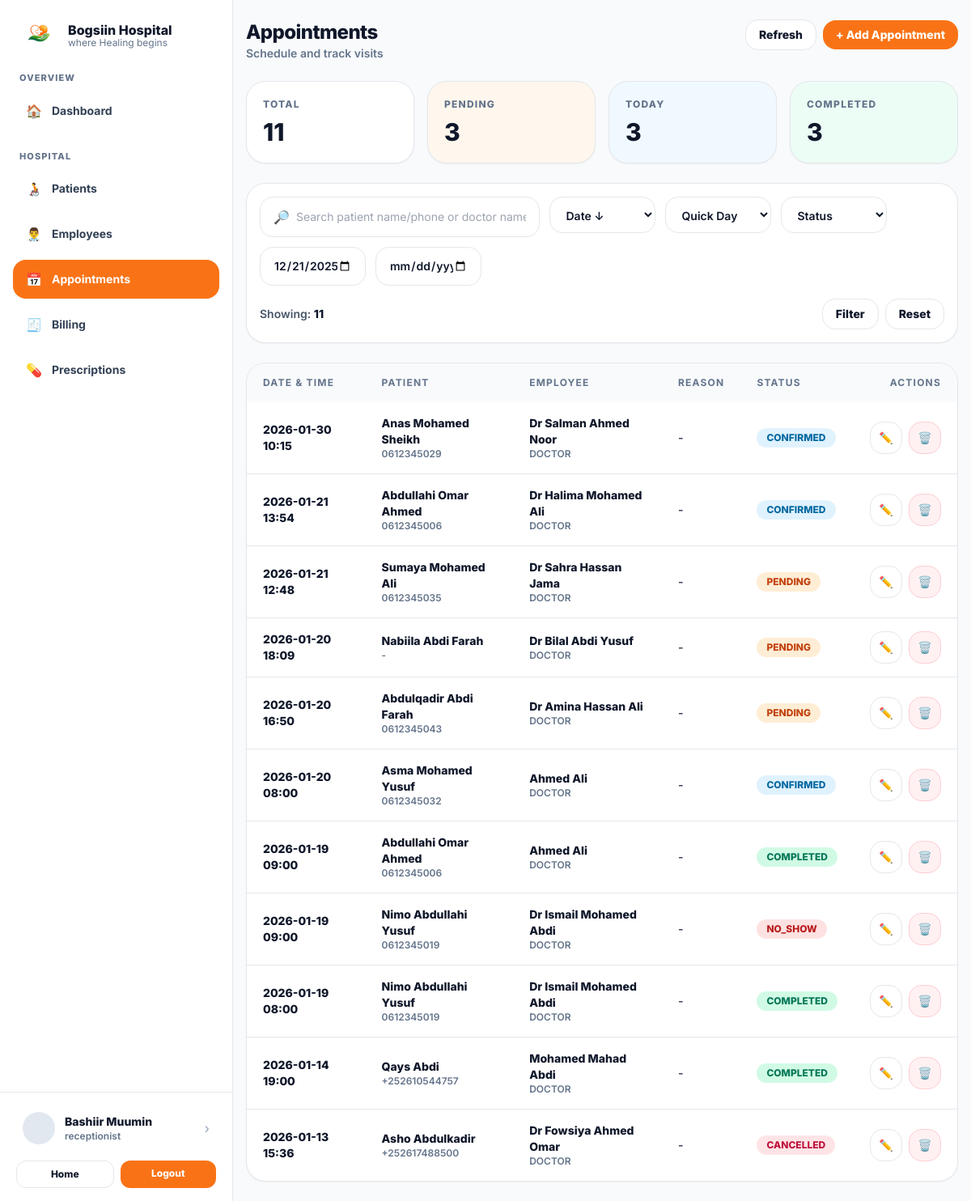
Screenshot of /appointments/view.php (signed in) with the database file from the repository.
### tables this page shows
CREATE TABLE `appointments` (
  `id` int(11) NOT NULL,
  `patient_id` int(11) NOT NULL,
  `employee_id` int(11) NOT NULL,
  `appointment_datetime` datetime NOT NULL,
  `reason` varchar(255) DEFAULT NULL,
  `status` enum('PENDING','CONFIRMED','COMPLETED','CANCELLED','NO_SHOW') NOT NULL DEFAULT 'PENDING',
  `created_at` timestamp NOT NULL DEFAULT current_timestamp()
);

CREATE TABLE `patients` (
  `id` int(11) NOT NULL,
  `patient_code` varchar(30) DEFAULT NULL,
  `full_name` varchar(120) NOT NULL,
  `gender` enum('Male','Female') NOT NULL,
  `date_of_birth` date DEFAULT NULL,
  `phone` varchar(30) DEFAULT NULL,
  `address` text DEFAULT NULL,
  `emergency_contact_name` varchar(120) DEFAULT NULL,
  `emergency_contact_phone` varchar(30) DEFAULT NULL,
  `created_at` timestamp NOT NULL DEFAULT current_timestamp()
);

CREATE TABLE `employees` (
  `id` int(11) NOT NULL,
  `user_id` int(11) DEFAULT NULL,
  `emp_code` varchar(30) DEFAULT NULL,
  `full_name` varchar(120) NOT NULL,
  `gender` enum('Male','Female') DEFAULT NULL,
  `phone` varchar(30) DEFAULT NULL,
  `email` varchar(160) DEFAULT NULL,
  `job_title` enum('DOCTOR','NURSE','ADMINISTRATOR','LAB','PHARMACIST','RECEPTIONIST') NOT NULL,
  `department` varchar(120) DEFAULT NULL,
  `specialization` varchar(120) DEFAULT NULL,
  `hire_date` date DEFAULT current_timestamp(),
  `status` enum('ACTIVE','INACTIVE') NOT NULL DEFAULT 'ACTIVE',
  `created_at` timestamp NOT NULL DEFAULT current_timestamp()
);

### appointments/view.php (the view, shortened to what this page needs)
<?php
require_once __DIR__ . "/../includes/db.php";
function h($s){ return htmlspecialchars((string)$s, ENT_QUOTES, 'UTF-8'); }
$q = trim($_GET["q"] ?? "");
$from = trim($_GET["from"] ?? "");
$to = trim($_GET["to"] ?? "");
$sort = trim($_GET["sort"] ?? "");
if ($from === "" && $to === "") {
    $end = new DateTime();
    $start = (clone $end)->modify('-30 days');
    $from = $start->format('Y-m-d');
    $to = "";
}
$where = [];
$params = [];
if ($from !== "") {
  $where[] = "a.appointment_datetime >= :fromdt";
  $params[":fromdt"] = $from . " 00:00:00";
}
$whereSql = $where ? ("WHERE " . implode(" AND ", $where)) : "";
$orderSql = 'ORDER BY a.appointment_datetime DESC';
$totalAppt = (int)$pdo->query("SELECT COUNT(*) FROM appointments")->fetchColumn();
$pendingAppt = (int)$pdo->query("SELECT COUNT(*) FROM appointments WHERE status='PENDING'")->fetchColumn();
$todayAppt = (int)$pdo->query("SELECT COUNT(*) FROM appointments WHERE DATE(appointment_datetime)=CURDATE()")->fetchColumn();
$completedAppt = (int)$pdo->query("SELECT COUNT(*) FROM appointments WHERE status='COMPLETED'")->fetchColumn();
$sql = "
  SELECT
    a.*,
    p.full_name AS patient_name, p.patient_code, p.phone AS patient_phone,
    e.full_name AS employee_name, e.emp_code, e.job_title, e.phone AS employee_phone
  FROM appointments a
  JOIN patients p ON p.id = a.patient_id
  JOIN employees e ON e.id = a.employee_id
  $whereSql
  $orderSql
  LIMIT 300
";
$stmt = $pdo->prepare($sql);
$placeholders = [];
if (preg_match_all('/(:[a-zA-Z0-9_]+)/', $sql, $m)) {
  $placeholders = array_values(array_unique($m[1]));
}
foreach ($placeholders as $ph) {
  if (array_key_exists($ph, $params)) {
    $stmt->bindValue($ph, $params[$ph]);
    continue;
  }
}
$stmt->execute();
$rows = $stmt->fetchAll() ?: [];
include_once __DIR__ . "/../includes/header.php";
?>
 <div class="min-h-screen bg-slate-50 md:pl-72">
<div class="md:flex min-h-screen">
  <?php include __DIR__ . "/../includes/sidebar.php"; ?>
  <div class="flex-1">
    <div class="mx-auto max-w-6xl px-4 py-6">
      <div class="flex flex-col gap-4 md:flex-row md:items-start md:justify-between">
        <div>
          <div class="text-2xl font-extrabold tracking-tight">Appointments</div>
          <div class="text-sm font-semibold text-slate-500">Schedule and track visits</div>
        </div>
        <div class="flex items-center gap-2">
          <a href="/hospital/appointments/view.php"
             class="rounded-2xl border bg-white px-4 py-2 text-sm font-extrabold hover:bg-slate-50">
            Refresh
          </a>
          <button id="openAddModal"
                  class="rounded-2xl bg-orange-500 px-4 py-2 text-sm font-extrabold text-white hover:bg-orange-600">
            + Add Appointment
          </button>
        </div>
      </div>
      <section class="mt-6 grid gap-4 md:grid-cols-4">
        <div class="rounded-3xl border bg-white p-5 shadow-sm">
          <div class="text-xs font-extrabold tracking-widest text-slate-500">TOTAL</div>
          <div class="mt-2 text-3xl font-extrabold"><?php echo $totalAppt; ?></div>
        </div>
        <div class="rounded-3xl border bg-orange-50 p-5 shadow-sm">
          <div class="text-xs font-extrabold tracking-widest text-slate-500">PENDING</div>
          <div class="mt-2 text-3xl font-extrabold"><?php echo $pendingAppt; ?></div>
        </div>
        <div class="rounded-3xl border bg-sky-50 p-5 shadow-sm">
          <div class="text-xs font-extrabold tracking-widest text-slate-500">TODAY</div>
          <div class="mt-2 text-3xl font-extrabold"><?php echo $todayAppt; ?></div>
        </div>
        <div class="rounded-3xl border bg-emerald-50 p-5 shadow-sm">
          <div class="text-xs font-extrabold tracking-widest text-slate-500">COMPLETED</div>
          <div class="mt-2 text-3xl font-extrabold"><?php echo $completedAppt; ?></div>
        </div>
      </section>
      <section class="mt-6 rounded-3xl border bg-white p-4 shadow-sm">
        <form class="grid gap-3 lg:grid-cols-12" method="GET">
          <div class="lg:col-span-5">
            <div class="flex items-center gap-2 rounded-2xl border bg-white px-4 py-3">
              <span class="text-slate-400">🔎</span>
              <input name="q" value="<?php echo h($q); ?>"
                     class="w-full bg-transparent text-sm outline-none"
                   placeholder="Search patient name/phone or doctor name… (multi-word supported)" />
            </div>
          </div>
            <div class="lg:col-span-2">
              <select name="sort" class="w-full rounded-2xl border bg-white px-4 py-3 text-sm font-semibold outline-none">
                <option value="date_desc" <?php echo $sort==='date_desc' || $sort===''?"selected":""; ?>>Date ↓</option>
              </select>
            </div>
<div class="lg:col-span-2">
  <select name="day" class="w-full rounded-2xl border bg-white px-4 py-3 text-sm font-semibold outline-none">
    <option value="">Quick Day</option>
  </select>
</div>
          <div class="lg:col-span-2">
            <select name="st" class="w-full rounded-2xl border bg-white px-4 py-3 text-sm font-semibold outline-none">
              <option value="">Status</option>
            </select>
          </div>
          <div class="lg:col-span-2">
            <input type="date" name="from" value="<?php echo h($from); ?>"
              class="w-full rounded-2xl border bg-white px-4 py-3 text-sm font-semibold outline-none"
              title="From date">
          </div>
          <div class="lg:col-span-2">
            <input type="date" name="to" value="<?php echo h($to); ?>"
              class="w-full rounded-2xl border bg-white px-4 py-3 text-sm font-semibold outline-none"
              title="To date">
          </div>
          <div class="lg:col-span-12 flex items-center justify-between pt-1 text-sm">
            <div class="font-semibold text-slate-600">
              Showing: <span class="font-extrabold text-slate-900"><?php echo count($rows); ?></span>
            </div>
            <div class="flex gap-2">
              <button class="rounded-2xl border bg-white px-4 py-2 text-sm font-extrabold hover:bg-slate-50" type="submit">
                Filter
              </button>
              <a href="/hospital/appointments/view.php" class="rounded-2xl border bg-white px-4 py-2 text-sm font-extrabold hover:bg-slate-50">
                Reset
              </a>
            </div>
          </div>
        </form>
      </section>
      <section class="mt-6 rounded-3xl border bg-white shadow-sm overflow-hidden">
        <div class="overflow-x-auto">
          <table class="w-full text-left text-sm">
            <thead class="bg-slate-50 text-xs font-extrabold tracking-widest text-slate-500">
              <tr>
                <th class="px-5 py-4">DATE & TIME</th>
                <th class="px-5 py-4">PATIENT</th>
                <th class="px-5 py-4">EMPLOYEE</th>
                <th class="px-5 py-4">REASON</th>
                <th class="px-5 py-4">STATUS</th>
                <th class="px-5 py-4 text-right">ACTIONS</th>
              </tr>
            </thead>
            <tbody class="divide-y">
              <?php if (!$rows): ?>
                <tr>
                  <td colspan="6" class="px-5 py-10 text-center text-slate-500 font-semibold">
                    No appointments found.
                  </td>
                </tr>
              <?php else: ?>
                <?php foreach ($rows as $r): ?>
                  <?php
                    $payload = base64_encode(json_encode($r));
                    $badge = match($r["status"]) {
                      "PENDING" => "bg-orange-100 text-orange-700",
                      "CONFIRMED" => "bg-sky-100 text-sky-700",
                      "COMPLETED" => "bg-emerald-100 text-emerald-700",
                      "CANCELLED" => "bg-rose-100 text-rose-700",
                      "NO_SHOW" => "bg-red-100 text-red-700",
                      default => "bg-slate-100 text-slate-700"
                    };
                    $dt = date("Y-m-d H:i", strtotime($r["appointment_datetime"]));
                  ?>
                  <tr class="hover:bg-slate-50/60">
                    <td class="px-5 py-4 font-extrabold text-slate-900"><?php echo h($dt); ?></td>
                    <td class="px-5 py-4">
                      <div class="font-extrabold text-slate-900"><?php echo h($r["patient_name"]); ?></div>
                      <div class="text-xs font-semibold text-slate-500">
                        <?php echo h($r["patient_phone"] ?? "-"); ?>
                      </div>
                    </td>
                    <td class="px-5 py-4">
                      <div class="font-extrabold text-slate-900"><?php echo h($r["employee_name"]); ?></div>
                      <div class="text-xs font-semibold text-slate-500">
                        <?php echo h($r["job_title"] ?? "-"); ?>
                      </div>
                    </td>
                    <td class="px-5 py-4 font-semibold text-slate-700">
                      <?php echo h($r["reason"] ?? "-"); ?>
                    </td>
                    <td class="px-5 py-4">
                      <span class="inline-flex rounded-full px-3 py-1 text-xs font-extrabold <?php echo $badge; ?>">
                        <?php echo h($r["status"]); ?>
                      </span>
                    </td>
                    <td class="px-5 py-4">
                      <div class="flex justify-end gap-2">
                        <button type="button"
                          class="grid h-10 w-10 place-items-center rounded-2xl border bg-white hover:bg-slate-50"
                          title="Edit"
                          data-a="<?php echo h($payload); ?>"
                          onclick="openEdit(this)">✏️</button>
                        <form method="POST" onsubmit="return confirm('Delete this appointment?');">
                          <button type="submit"
                            class="grid h-10 w-10 place-items-center rounded-2xl border border-rose-200 bg-rose-50 hover:bg-rose-100"
                            title="Delete">🗑️</button>
                        </form>
                      </div>
                    </td>
                  </tr>
                <?php endforeach; ?>
              <?php endif; ?>
            </tbody>
          </table>
        </div>
      </section>
    </div>
  </div>
</div>

### includes/header.php (style rules this page uses)
body { font-family: Inter, system-ui, -apple-system, Segoe UI, Roboto, Arial, sans-serif; }

### rows the page displays
appointments: appointment_datetime "2026-01-30 10:15", patient.full_name "Anas Mohamed Sheikh", patient.phone "0612345029", employee.full_name "Dr Salman Ahmed Noor", employee.job_title "DOCTOR", reason "-", status "CONFIRMED"
appointments: appointment_datetime "2026-01-21 13:54", patient.full_name "Abdullahi Omar Ahmed", patient.phone "0612345006", employee.full_name "Dr Halima Mohamed Ali", employee.job_title "DOCTOR", reason "-", status "CONFIRMED"
appointments: appointment_datetime "2026-01-21 12:48", patient.full_name "Sumaya Mohamed Ali", patient.phone "0612345035", employee.full_name "Dr Sahra Hassan Jama", employee.job_title "DOCTOR", reason "-", status "PENDING"
appointments: appointment_datetime "2026-01-20 18:09", patient.full_name "Nabiila Abdi Farah", patient.phone "-", employee.full_name "Dr Bilal Abdi Yusuf", employee.job_title "DOCTOR", reason "-", status "PENDING"
appointments: appointment_datetime "2026-01-20 16:50", patient.full_name "Abdulqadir Abdi Farah", patient.phone "0612345043", employee.full_name "Dr Amina Hassan Ali", employee.job_title "DOCTOR", reason "-", status "PENDING"
appointments: appointment_datetime "2026-01-20 08:00", patient.full_name "Asma Mohamed Yusuf", patient.phone "0612345032", employee.full_name "Ahmed Ali", employee.job_title "DOCTOR", reason "-", status "CONFIRMED"
appointments: appointment_datetime "2026-01-19 09:00", patient.full_name "Abdullahi Omar Ahmed", patient.phone "0612345006", employee.full_name "Ahmed Ali", employee.job_title "DOCTOR", reason "-", status "COMPLETED"
appointments: appointment_datetime "2026-01-19 09:00", patient.full_name "Nimo Abdullahi Yusuf", patient.phone "0612345019", employee.full_name "Dr Ismail Mohamed Abdi", employee.job_title "DOCTOR", reason "-", status "NO_SHOW"
appointments: appointment_datetime "2026-01-19 08:00", patient.full_name "Nimo Abdullahi Yusuf", patient.phone "0612345019", employee.full_name "Dr Ismail Mohamed Abdi", employee.job_title "DOCTOR", reason "-", status "COMPLETED"
appointments: appointment_datetime "2026-01-14 19:00", patient.full_name "Qays Abdi", patient.phone "+252610544757", employee.full_name "Mohamed Mahad Abdi", employee.job_title "DOCTOR", reason "-", status "COMPLETED"
appointments: appointment_datetime "2026-01-13 15:36", patient.full_name "Asho Abdulkadir", patient.phone "+252617488500", employee.full_name "Dr Fowsiya Ahmed Omar", employee.job_title "DOCTOR", reason "-", status "CANCELLED"

### other values shown
$u["full_name"] "Bashiir Muumin"
$role "receptionist"
$totalAppt "11"
$pendingAppt "3"
$todayAppt "3"
$completedAppt "3"
count($rows) "11"
